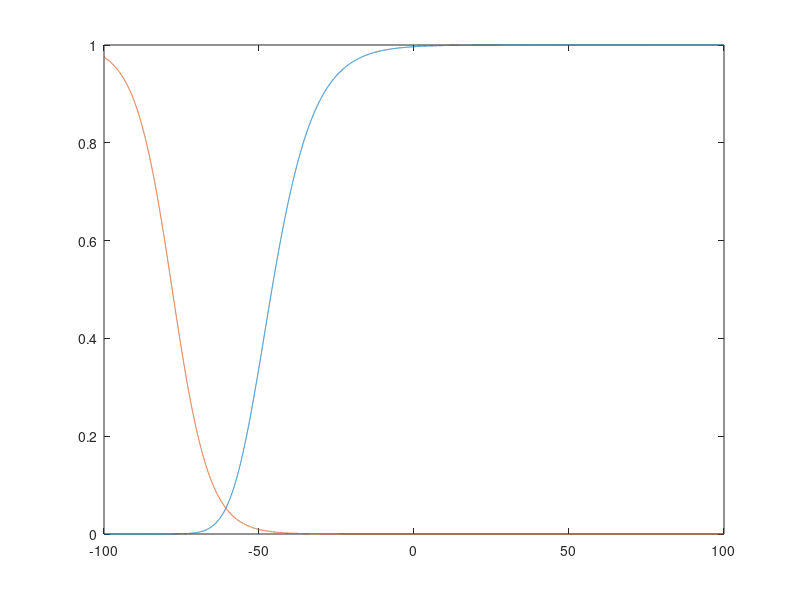
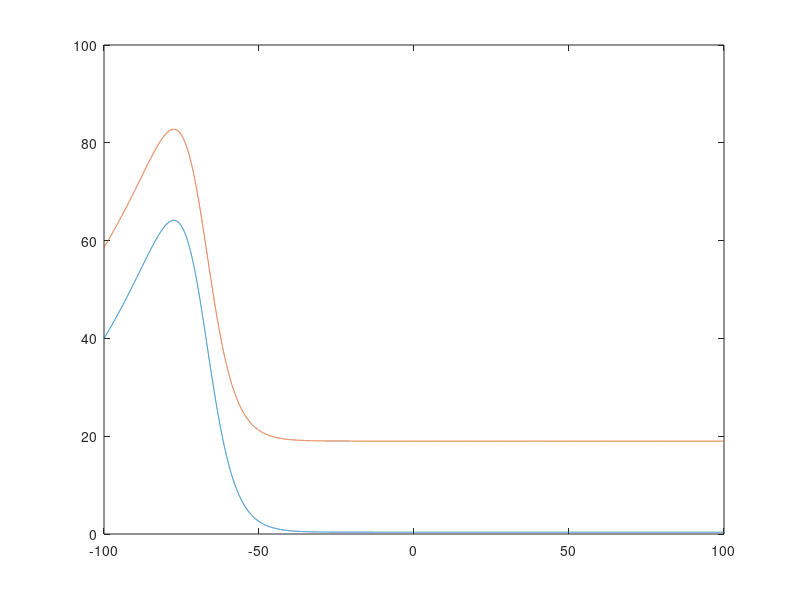

Source code (MATLAB) for these figures, in order:
% # A: A-current
% # Jason?s email:
% # Here are two different A-type K+ current mechanisms I've implemented.
% # However, I have not worked with these much or carefully verified that
% # they are working properly. The reference for iAPoirazi.txt is included in
% # it; I don't remember where I got the model in iA.txt though.


%%
% IA
V=-100:0.01:100; V=V';

gA=1; EA=-80;
ainf=1./(1+exp(-(V+60)/8.5))
atau=.37+1./(exp((V+46)/5)+exp(-(V+238)/37.5))
binf=1./(1+exp((V+78)/6))
btau=19+1./(exp((V+46)/5)+exp((V+238)/(-37.5)))
% IA(V,a,b)=gA.*a.^4.*b.*(V-EA)
% current => -IA(V,a,b)






figure; plot(V,[ainf.^4 binf]);
figure; plot(V,[atau btau]);